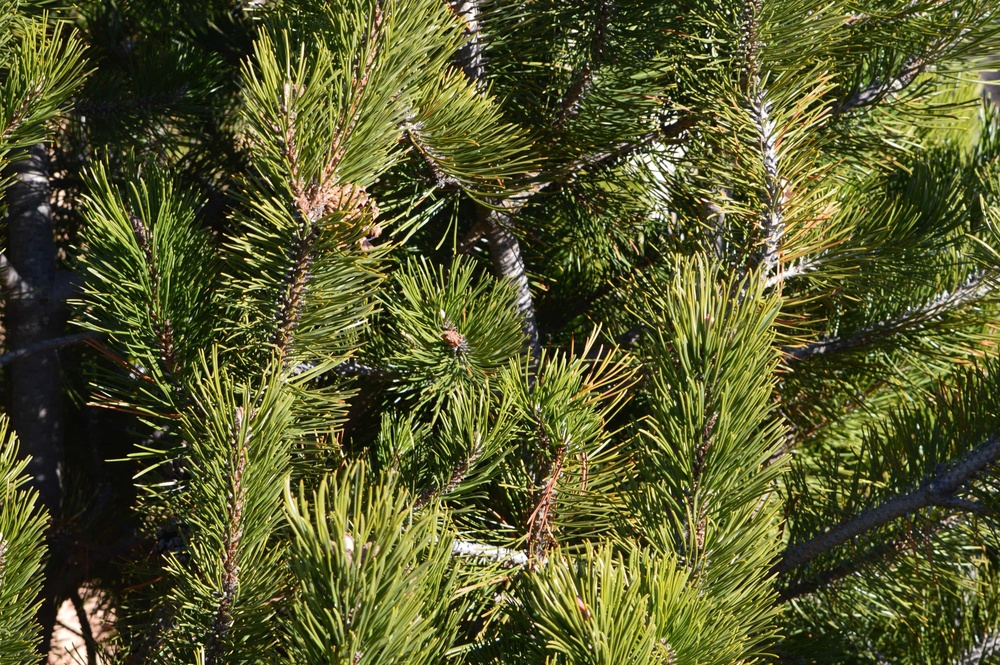
#> input picture SimpleScaling/gt/test1.jpg, 1000 x 665 px, shrunk from 5140 x 3420 before the run, found by its file name
$ python bicubic.py
#> lines starting #> are read from the running program, lines starting #| are printed output that depends on the picture
#> further down, img is the input picture: shape (665, 1000, 3); mean B, G, R 44.6, 88.8, 86.4
import cv2
import numpy as np
import math
import sys, time

#双三次插值脚本
def u(s, a):
    if (abs(s) >= 0) & (abs(s) <= 1):
        return (a + 2) * (abs(s) ** 3) - (a + 3) * (abs(s) ** 2) + 1

    elif (abs(s) > 1) & (abs(s) <= 2):
        return a * (abs(s) ** 3) - (5 * a) * (abs(s) ** 2) + (8 * a) * abs(s) - 4 * a
    return 0


def padding(img, H, W, C):
#> called with H = 665, W = 1000, C = 3
    zimg = np.zeros((H + 4, W + 4, C))
    zimg[2:H + 2, 2:W + 2, :C] = img
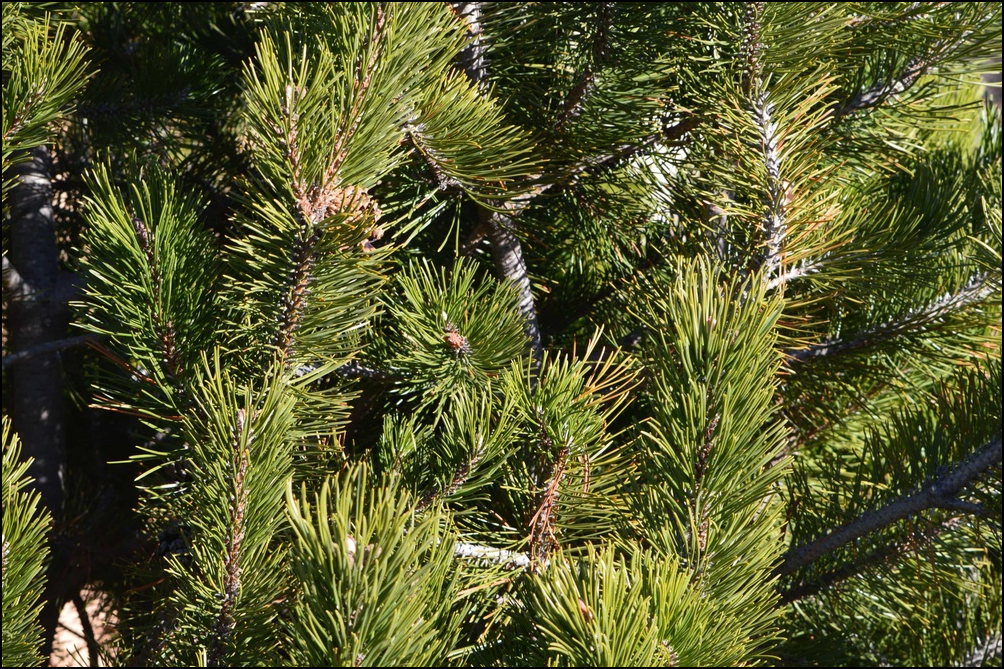
#> zimg: shape (669, 1004, 3) float64; mean B, G, R 44.1, 87.9, 85.6

    # Pad the first/last two col and row
    zimg[2:H + 2, 0:2, :C] = img[:, 0:1, :C]
    zimg[H + 2:H + 4, 2:W + 2, :] = img[H - 1:H, :, :]
    zimg[2:H + 2, W + 2:W + 4, :] = img[:, W - 1:W, :]
    zimg[0:2, 2:W + 2, :C] = img[0:1, :, :C]

    # Pad the missing eight points
    zimg[0:2, 0:2, :C] = img[0, 0, :C]
    zimg[H + 2:H + 4, 0:2, :C] = img[H - 1, 0, :C]
    zimg[H + 2:H + 4, W + 2:W + 4, :C] = img[H - 1, W - 1, :C]
    zimg[0:2, W + 2:W + 4, :C] = img[0, W - 1, :C]

    return zimg


def bicubic(img, ratio, a):
    # Get image size
    H, W, C = img.shape

    img = padding(img, H, W, C)

    # Create new image
    dH = math.floor(H * ratio)
#> dH = 2660
    dW = math.floor(W * ratio)
#> dW = 4000

    # Converting into matrix
    dst = np.zeros((dH, dW, 3))

    # np.zeroes generates a matrix
    # consisting only of zeroes
    # Here we initialize our answer
    # (dst) as zero

    h = 1 / ratio

    print('Start bicubic interpolation')
    print('It will take a little while...')
    inc = 0

    for c in range(C):
        for j in range(dH):
            for i in range(dW):
                # Getting the coordinates of the
                # nearby values
                x, y = i * h + 2, j * h + 2

                x1 = 1 + x - math.floor(x)
                x2 = x - math.floor(x)
                x3 = math.floor(x) + 1 - x
                x4 = math.floor(x) + 2 - x

                y1 = 1 + y - math.floor(y)
                y2 = y - math.floor(y)
                y3 = math.floor(y) + 1 - y
                y4 = math.floor(y) + 2 - y

                # Considering all nearby 16 values
                mat_l = np.matrix([[u(x1, a), u(x2, a), u(x3, a), u(x4, a)]])
                mat_m = np.matrix([[img[int(y - y1), int(x - x1), c],
                                    img[int(y - y2), int(x - x1), c],
                                    img[int(y + y3), int(x - x1), c],
                                    img[int(y + y4), int(x - x1), c]],
                                   [img[int(y - y1), int(x - x2), c],
                                    img[int(y - y2), int(x - x2), c],
                                    img[int(y + y3), int(x - x2), c],
                                    img[int(y + y4), int(x - x2), c]],
                                   [img[int(y - y1), int(x + x3), c],
                                    img[int(y - y2), int(x + x3), c],
                                    img[int(y + y3), int(x + x3), c],
                                    img[int(y + y4), int(x + x3), c]],
                                   [img[int(y - y1), int(x + x4), c],
                                    img[int(y - y2), int(x + x4), c],
                                    img[int(y + y3), int(x + x4), c],
                                    img[int(y + y4), int(x + x4), c]]])
                mat_r = np.matrix(
                    [[u(y1, a)], [u(y2, a)], [u(y3, a)], [u(y4, a)]])

                dst[j, i, c] = np.dot(np.dot(mat_l, mat_m), mat_r)
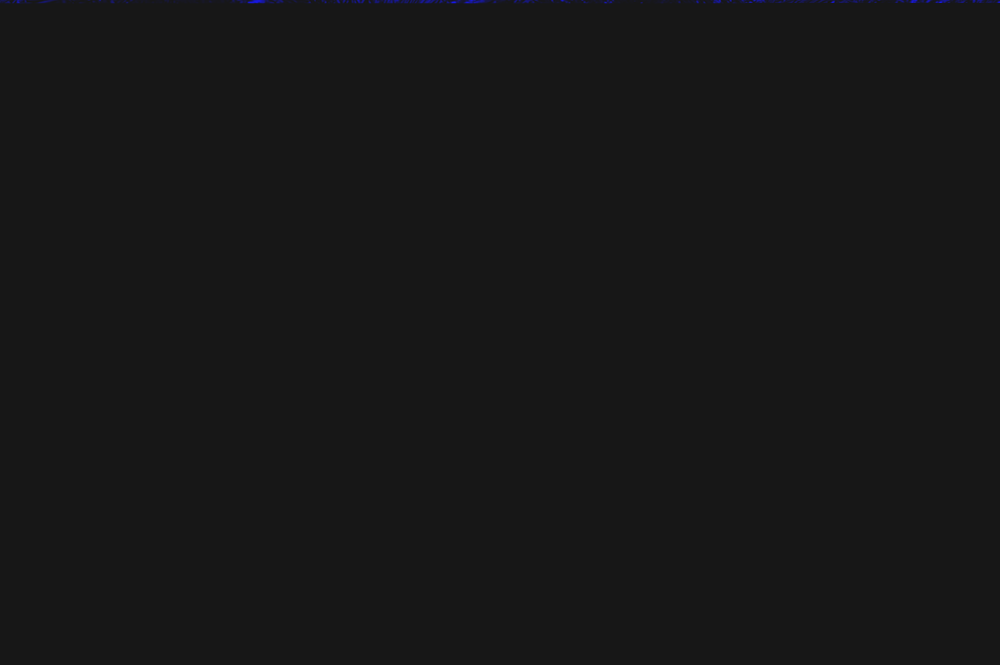
#> dst: shape (2660, 4000, 3) float64 (shown at 1/4 size); mean B, G, R 0.2, 0, 0; drawn with min black and max white

    sys.stderr.write('\n')

    sys.stderr.flush()
    return dst

#测试用，直接生成bicubic插值后的结果，可以按需求注释掉
img = cv2.imread('test1.jpg')
ratio = 4
a = -1
#> (the run stopped early here; a loop or call above may not have finished)
